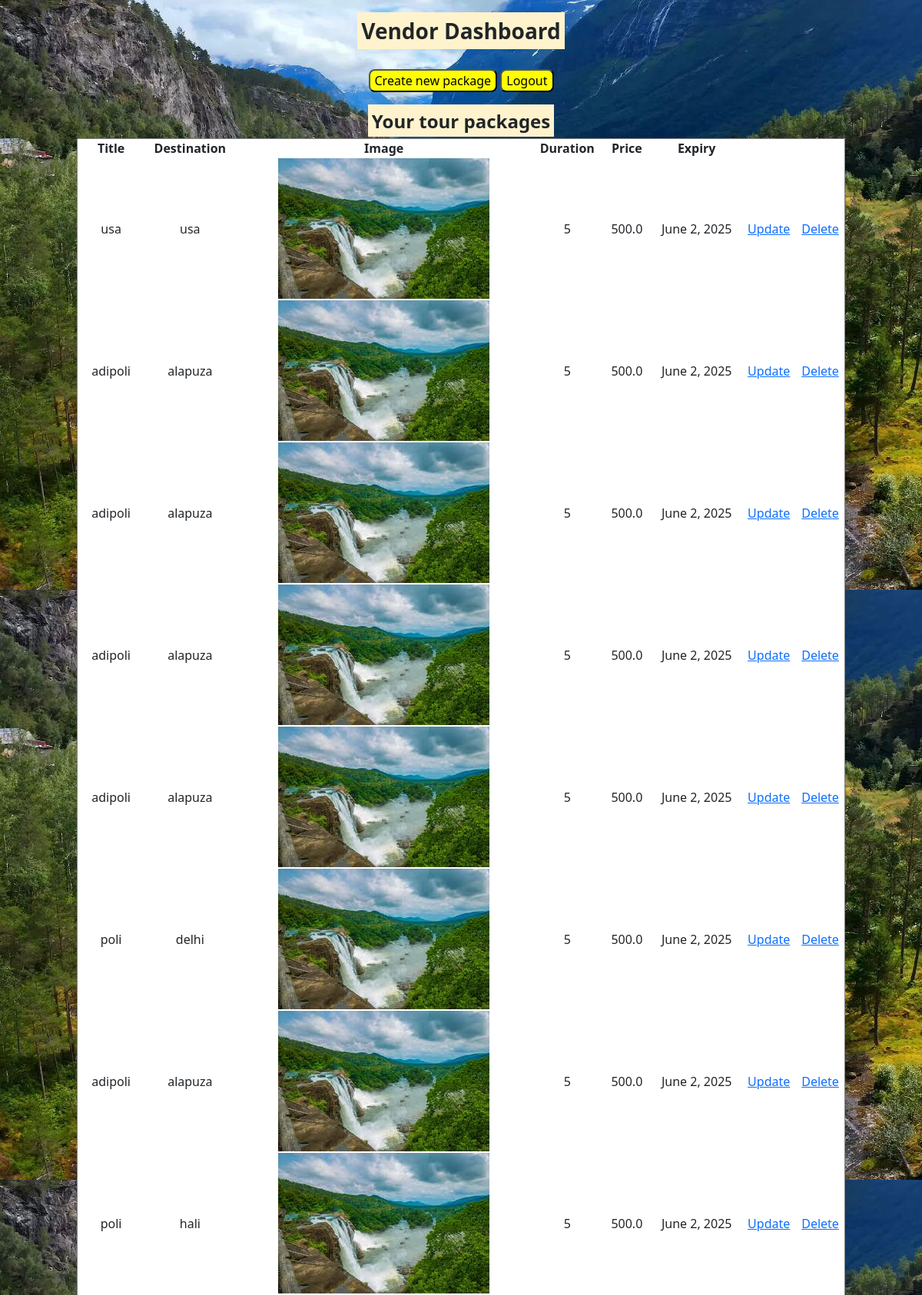
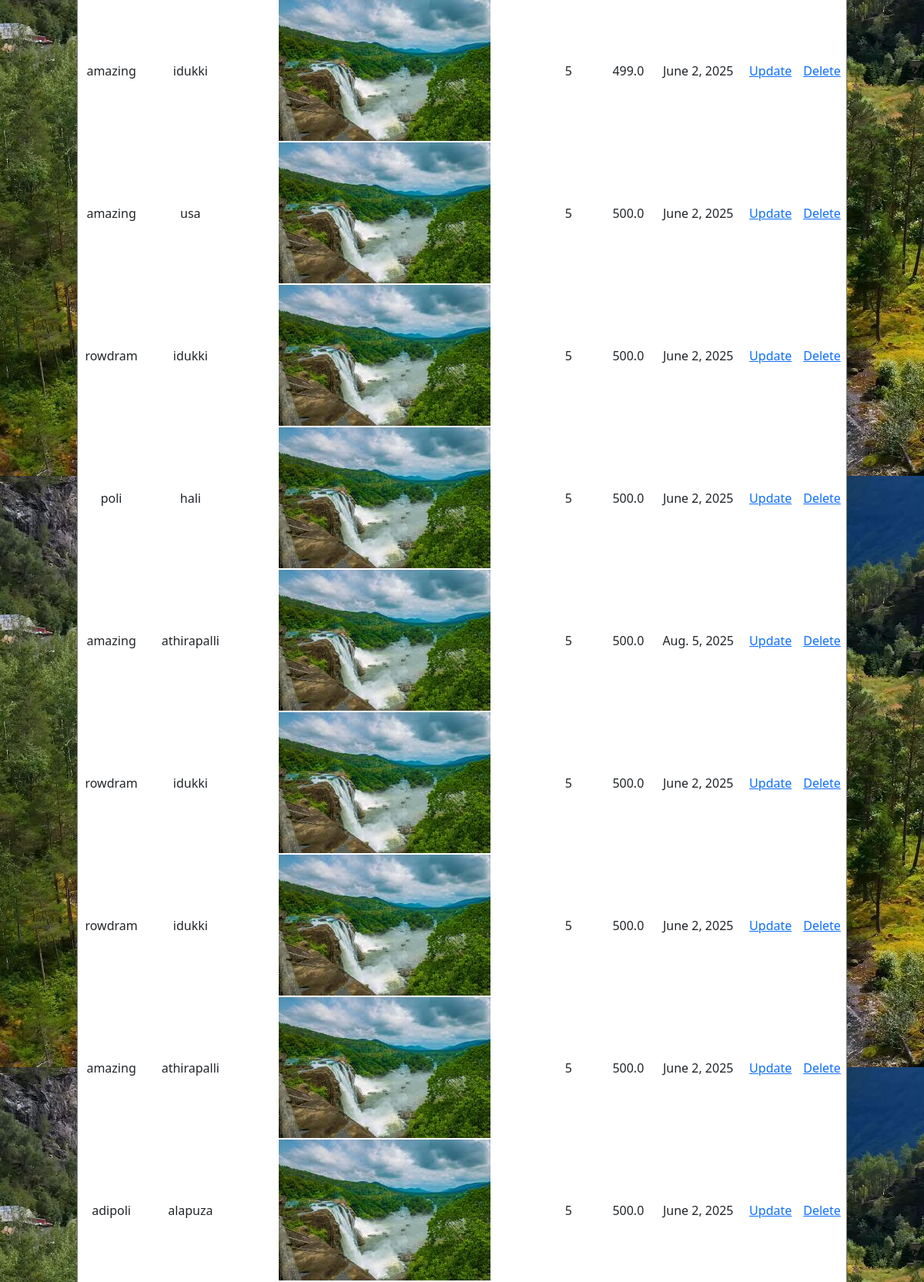
The page /vendordash/ (upper part) on the database its author committed (2 pictures, top to bottom).
### travel/models.py (models this page shows, shortened)
class Explores(models.Model):
     title = models.CharField(max_length=200)
     destination = models.CharField(max_length=200)
     image = models.ImageField(upload_to='img')
     duration = models.IntegerField()
     price = models.FloatField()
     expiry = models.DateField()
     approved = models.BooleanField(default=False)
     user = models.ForeignKey(User,on_delete=models.CASCADE,null=True)
     class Meta:
          db_table="travel"

### travel/views.py (the view)
# urls.py: path('vendordash/',views.vendordash,name="vendordash"),
def vendordash(request):
    current_user = request.user.id
    packages=Explores.objects.filter(user=current_user)
    return render(request,'vendordash.html',{'packages':packages})

### travel/templates/vendordash.html (shortened to what this page needs)
{% load static %}
<html lang="en" xmlns="http://www.w3.org/1999/html">
<head>
    <link href="https://cdn.jsdelivr.net/npm/bootstrap@5.3.3/dist/css/bootstrap.min.css" rel="stylesheet">
</head><br>
<h3><center><b><mark>Vendor Dashboard</mark></b></center></h3><br>
<div class="col-md-12 text-center">
    <a href="{% url 'create' %}"><button type="button">Create new package</button></a>
    <a href="{% url 'logout' %}"><button type="button">Logout</button></a>
</div>
<br>
<h4><center><b><mark>Your tour packages</mark></b></center></h4>
<body>
<table border="1">
    <thead>
    <tr>
        <th>Title</th>
        <th>Destination</th>
        <th>Image</th>
        <th>Duration</th>
        <th>Price</th>
        <th>Expiry</th>
    </tr>
    </thead>
    <tbody>
    {% for package in packages %}
    <tr>
        <td>{{ package.title }}</td>
        <td>{{ package.destination }}</td>
        <td><img src="{{package.image.url}}"></td>
        <td>{{ package.duration}}</td>
        <td>{{ package.price}}</td>
        <td>{{ package.expiry}}</td>
        <td>
            <a href="{% url 'edit' package.id %}">Update</a> </td> <td><a href="{% url 'delete_item' package.id %}">Delete</a></td>
    </tr>
    {% endfor %}
    </tbody>
</table>
</body>
</html>

### rows shown on the page
Explores: title "usa", destination "usa", image (picture), duration "5", price "500.0", expiry "June 2, 2025"
Explores: title "adipoli", destination "alapuza", image (picture), duration "5", price "500.0", expiry "June 2, 2025"
Explores: title "adipoli", destination "alapuza", image (picture), duration "5", price "500.0", expiry "June 2, 2025"
Explores: title "adipoli", destination "alapuza", image (picture), duration "5", price "500.0", expiry "June 2, 2025"
Explores: title "adipoli", destination "alapuza", image (picture), duration "5", price "500.0", expiry "June 2, 2025"
Explores: title "poli", destination "delhi", image (picture), duration "5", price "500.0", expiry "June 2, 2025"
Explores: title "adipoli", destination "alapuza", image (picture), duration "5", price "500.0", expiry "June 2, 2025"
Explores: title "poli", destination "hali", image (picture), duration "5", price "500.0", expiry "June 2, 2025"
Explores: title "amazing", destination "idukki", image (picture), duration "5", price "499.0", expiry "June 2, 2025"
Explores: title "amazing", destination "usa", image (picture), duration "5", price "500.0", expiry "June 2, 2025"
Explores: title "rowdram", destination "idukki", image (picture), duration "5", price "500.0", expiry "June 2, 2025"
Explores: title "poli", destination "hali", image (picture), duration "5", price "500.0", expiry "June 2, 2025"
Explores: title "amazing", destination "athirapalli", image (picture), duration "5", price "500.0", expiry "Aug. 5, 2025"
Explores: title "rowdram", destination "idukki", image (picture), duration "5", price "500.0", expiry "June 2, 2025"
Explores: title "rowdram", destination "idukki", image (picture), duration "5", price "500.0", expiry "June 2, 2025"
Explores: title "amazing", destination "athirapalli", image (picture), duration "5", price "500.0", expiry "June 2, 2025"
Explores: title "adipoli", destination "alapuza", image (picture), duration "5", price "500.0", expiry "June 2, 2025"
